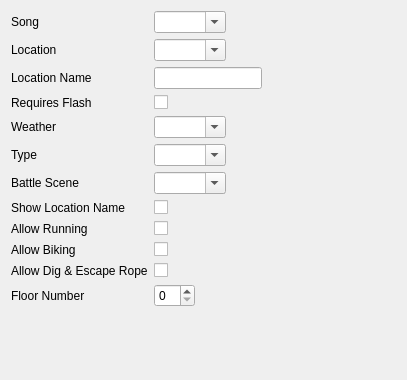
<?xml version="1.0" encoding="UTF-8"?>
<ui version="4.0">
 <class>MapHeaderForm</class>
 <widget class="QWidget" name="MapHeaderForm">
  <property name="geometry">
   <rect>
    <x>0</x>
    <y>0</y>
    <width>407</width>
    <height>380</height>
   </rect>
  </property>
  <property name="focusPolicy">
   <enum>Qt::FocusPolicy::ClickFocus</enum>
  </property>
  <property name="windowTitle">
   <string>Form</string>
  </property>
  <layout class="QFormLayout" name="formLayout">
   <property name="fieldGrowthPolicy">
    <enum>QFormLayout::FieldGrowthPolicy::FieldsStayAtSizeHint</enum>
   </property>
   <item row="0" column="0">
    <widget class="QLabel" name="label_Song">
     <property name="text">
      <string>Song</string>
     </property>
    </widget>
   </item>
   <item row="0" column="1">
    <widget class="NoScrollComboBox" name="comboBox_Song">
     <property name="toolTip">
      <string>&lt;html&gt;&lt;head/&gt;&lt;body&gt;&lt;p&gt;The default background music for this map.&lt;/p&gt;&lt;/body&gt;&lt;/html&gt;</string>
     </property>
     <property name="editable">
      <bool>true</bool>
     </property>
     <property name="insertPolicy">
      <enum>QComboBox::InsertPolicy::NoInsert</enum>
     </property>
    </widget>
   </item>
   <item row="1" column="0">
    <widget class="QLabel" name="label_Location">
     <property name="text">
      <string>Location</string>
     </property>
    </widget>
   </item>
   <item row="1" column="1">
    <widget class="NoScrollComboBox" name="comboBox_Location">
     <property name="toolTip">
      <string>&lt;html&gt;&lt;head/&gt;&lt;body&gt;&lt;p&gt;The section of the region map which the map is grouped under. This also determines the name of the map that is displayed when the player enters it.&lt;/p&gt;&lt;/body&gt;&lt;/html&gt;</string>
     </property>
     <property name="editable">
      <bool>true</bool>
     </property>
     <property name="insertPolicy">
      <enum>QComboBox::InsertPolicy::NoInsert</enum>
     </property>
    </widget>
   </item>
   <item row="3" column="0">
    <widget class="QLabel" name="label_RequiresFlash">
     <property name="text">
      <string>Requires Flash</string>
     </property>
    </widget>
   </item>
   <item row="3" column="1">
    <widget class="QCheckBox" name="checkBox_RequiresFlash">
     <property name="toolTip">
      <string>&lt;html&gt;&lt;head/&gt;&lt;body&gt;&lt;p&gt;If checked, the player will need to use Flash to see fully on this map.&lt;/p&gt;&lt;/body&gt;&lt;/html&gt;</string>
     </property>
     <property name="text">
      <string/>
     </property>
    </widget>
   </item>
   <item row="4" column="0">
    <widget class="QLabel" name="label_Weather">
     <property name="text">
      <string>Weather</string>
     </property>
    </widget>
   </item>
   <item row="4" column="1">
    <widget class="NoScrollComboBox" name="comboBox_Weather">
     <property name="toolTip">
      <string>&lt;html&gt;&lt;head/&gt;&lt;body&gt;&lt;p&gt;The default weather on this map.&lt;/p&gt;&lt;/body&gt;&lt;/html&gt;</string>
     </property>
     <property name="editable">
      <bool>true</bool>
     </property>
     <property name="insertPolicy">
      <enum>QComboBox::InsertPolicy::NoInsert</enum>
     </property>
    </widget>
   </item>
   <item row="5" column="0">
    <widget class="QLabel" name="label_Type">
     <property name="text">
      <string>Type</string>
     </property>
    </widget>
   </item>
   <item row="5" column="1">
    <widget class="NoScrollComboBox" name="comboBox_Type">
     <property name="toolTip">
      <string>&lt;html&gt;&lt;head/&gt;&lt;body&gt;&lt;p&gt;The map type is a general attribute, which is used for many different things. For example, underground type maps will have a special transition effect when the player enters/exits the map.&lt;/p&gt;&lt;/body&gt;&lt;/html&gt;</string>
     </property>
     <property name="editable">
      <bool>true</bool>
     </property>
     <property name="insertPolicy">
      <enum>QComboBox::InsertPolicy::NoInsert</enum>
     </property>
    </widget>
   </item>
   <item row="6" column="0">
    <widget class="QLabel" name="label_BattleScene">
     <property name="text">
      <string>Battle Scene</string>
     </property>
    </widget>
   </item>
   <item row="6" column="1">
    <widget class="NoScrollComboBox" name="comboBox_BattleScene">
     <property name="toolTip">
      <string>&lt;html&gt;&lt;head/&gt;&lt;body&gt;&lt;p&gt;This field is used to help determine what graphics to use in the background of battles on this map.&lt;/p&gt;&lt;/body&gt;&lt;/html&gt;</string>
     </property>
     <property name="editable">
      <bool>true</bool>
     </property>
     <property name="insertPolicy">
      <enum>QComboBox::InsertPolicy::NoInsert</enum>
     </property>
    </widget>
   </item>
   <item row="7" column="0">
    <widget class="QLabel" name="label_ShowLocationName">
     <property name="text">
      <string>Show Location Name</string>
     </property>
    </widget>
   </item>
   <item row="7" column="1">
    <widget class="QCheckBox" name="checkBox_ShowLocationName">
     <property name="toolTip">
      <string>&lt;html&gt;&lt;head/&gt;&lt;body&gt;&lt;p&gt;If checked, a map name popup will appear when the player enters this map. The name that appears on this popup depends on the Location field.&lt;/p&gt;&lt;/body&gt;&lt;/html&gt;</string>
     </property>
     <property name="text">
      <string/>
     </property>
    </widget>
   </item>
   <item row="8" column="0">
    <widget class="QLabel" name="label_AllowRunning">
     <property name="text">
      <string>Allow Running</string>
     </property>
    </widget>
   </item>
   <item row="8" column="1">
    <widget class="QCheckBox" name="checkBox_AllowRunning">
     <property name="toolTip">
      <string>&lt;html&gt;&lt;head/&gt;&lt;body&gt;&lt;p&gt;If checked, the player will be allowed to run on this map.&lt;/p&gt;&lt;/body&gt;&lt;/html&gt;</string>
     </property>
     <property name="text">
      <string/>
     </property>
    </widget>
   </item>
   <item row="9" column="0">
    <widget class="QLabel" name="label_AllowBiking">
     <property name="text">
      <string>Allow Biking</string>
     </property>
    </widget>
   </item>
   <item row="9" column="1">
    <widget class="QCheckBox" name="checkBox_AllowBiking">
     <property name="toolTip">
      <string>&lt;html&gt;&lt;head/&gt;&lt;body&gt;&lt;p&gt;If checked, the player will be allowed to get on their bike on this map.&lt;/p&gt;&lt;/body&gt;&lt;/html&gt;</string>
     </property>
     <property name="text">
      <string/>
     </property>
    </widget>
   </item>
   <item row="10" column="0">
    <widget class="QLabel" name="label_AllowEscaping">
     <property name="text">
      <string>Allow Dig &amp; Escape Rope</string>
     </property>
    </widget>
   </item>
   <item row="10" column="1">
    <widget class="QCheckBox" name="checkBox_AllowEscaping">
     <property name="toolTip">
      <string>&lt;html&gt;&lt;head/&gt;&lt;body&gt;&lt;p&gt;If checked, the player will be allowed to use Dig or Escape Rope on this map.&lt;/p&gt;&lt;/body&gt;&lt;/html&gt;</string>
     </property>
     <property name="text">
      <string/>
     </property>
    </widget>
   </item>
   <item row="11" column="0">
    <widget class="QLabel" name="label_FloorNumber">
     <property name="text">
      <string>Floor Number</string>
     </property>
    </widget>
   </item>
   <item row="11" column="1">
    <widget class="NoScrollSpinBox" name="spinBox_FloorNumber">
     <property name="toolTip">
      <string>&lt;html&gt;&lt;head/&gt;&lt;body&gt;&lt;p&gt;Floor number to be used for maps with elevators.&lt;/p&gt;&lt;/body&gt;&lt;/html&gt;</string>
     </property>
    </widget>
   </item>
   <item row="2" column="0">
    <widget class="QLabel" name="label_LocationName">
     <property name="text">
      <string>Location Name</string>
     </property>
    </widget>
   </item>
   <item row="2" column="1">
    <widget class="QLineEdit" name="lineEdit_LocationName">
     <property name="toolTip">
      <string>&lt;html&gt;&lt;head/&gt;&lt;body&gt;&lt;p&gt;The name that will be displayed in-game for this Location. This name will be shared with any other map that has the same Location.&lt;/p&gt;&lt;/body&gt;&lt;/html&gt;</string>
     </property>
    </widget>
   </item>
  </layout>
 </widget>
 <customwidgets>
  <customwidget>
   <class>NoScrollComboBox</class>
   <extends>QComboBox</extends>
   <header>noscrollcombobox.h</header>
  </customwidget>
  <customwidget>
   <class>NoScrollSpinBox</class>
   <extends>QSpinBox</extends>
   <header>noscrollspinbox.h</header>
  </customwidget>
 </customwidgets>
 <resources/>
 <connections/>
</ui>
